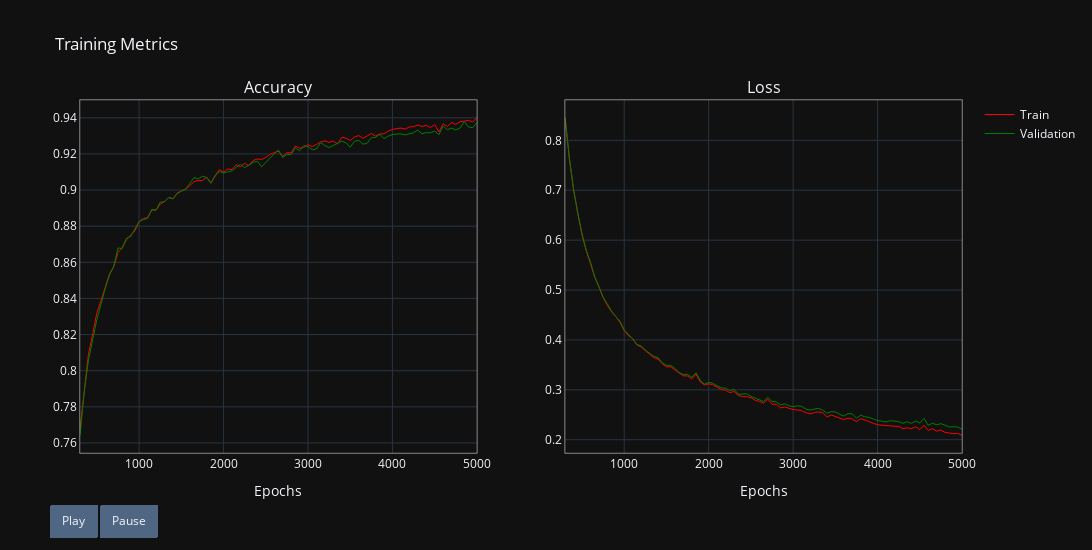

The notebook cell saved with this chart:
### Markdown cell above
CREATING ANIMATED METRICS PLOT

### Code cell
frames = []
for i in range(len(x)):
    frame = go.Frame(data=[
        go.Scatter(x=x[skip_index_till:i], y=train_accuracy[skip_index_till:i], mode='lines', name='Train', line=dict(color='red', width=width)),
        go.Scatter(x=x[skip_index_till:i], y=validation_accuracy[skip_index_till:i], mode='lines', name='Validation', line=dict(color='green', width=width)),
        go.Scatter(x=x[skip_index_till:i], y=train_loss[skip_index_till:i], mode='lines', name='Train', line=dict(color='red', width=width), showlegend=False),
        go.Scatter(x=x[skip_index_till:i], y=validation_loss[skip_index_till:i], mode='lines', name='Validation', line=dict(color='green', width=width), showlegend=False)
        ])
    frames.append(frame)

fig.frames = frames

animation_settings = {
    'frame': {'duration': 100, 'redraw': False},
    'fromcurrent': True,
    'mode': 'immediate',
    }
fig.update_layout(
    updatemenus=[{
        'buttons': [
            {
                'args': [None, animation_settings],
                'label': 'Play',
                'method': 'animate'
                },
            {
                'args': [[None], animation_settings],
                'label': 'Pause',
                'method': 'animate'
                }
            ],
        'direction': 'left',
        'pad': {'r': 10, 't': 87},
        'showactive': False,
        'type': 'buttons',
        'x': 0.1,
        'xanchor': 'right',
        'y': 0.1,
        'yanchor': 'top'
        }]
    )
fig.write_html('metric-animation.html')
fig.show()
